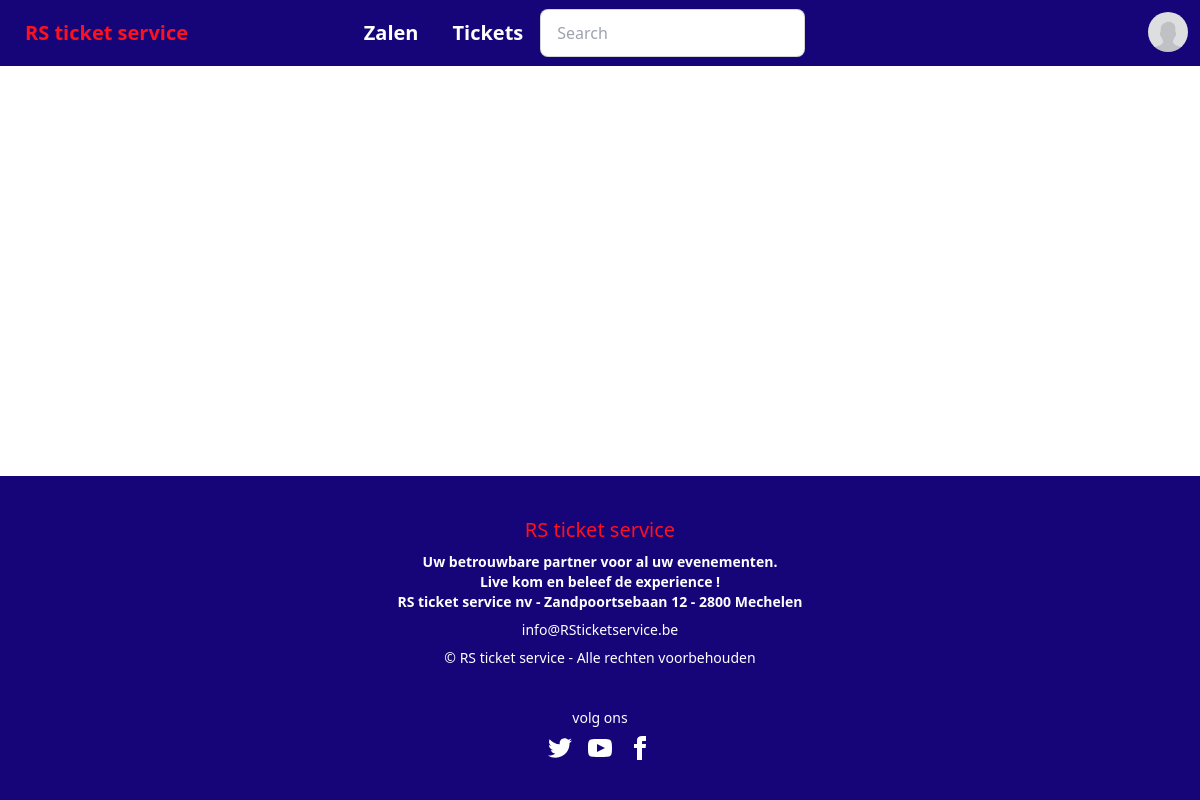
Page /profile/gebruikersProfiel.php (signed in) on the earlier database version.
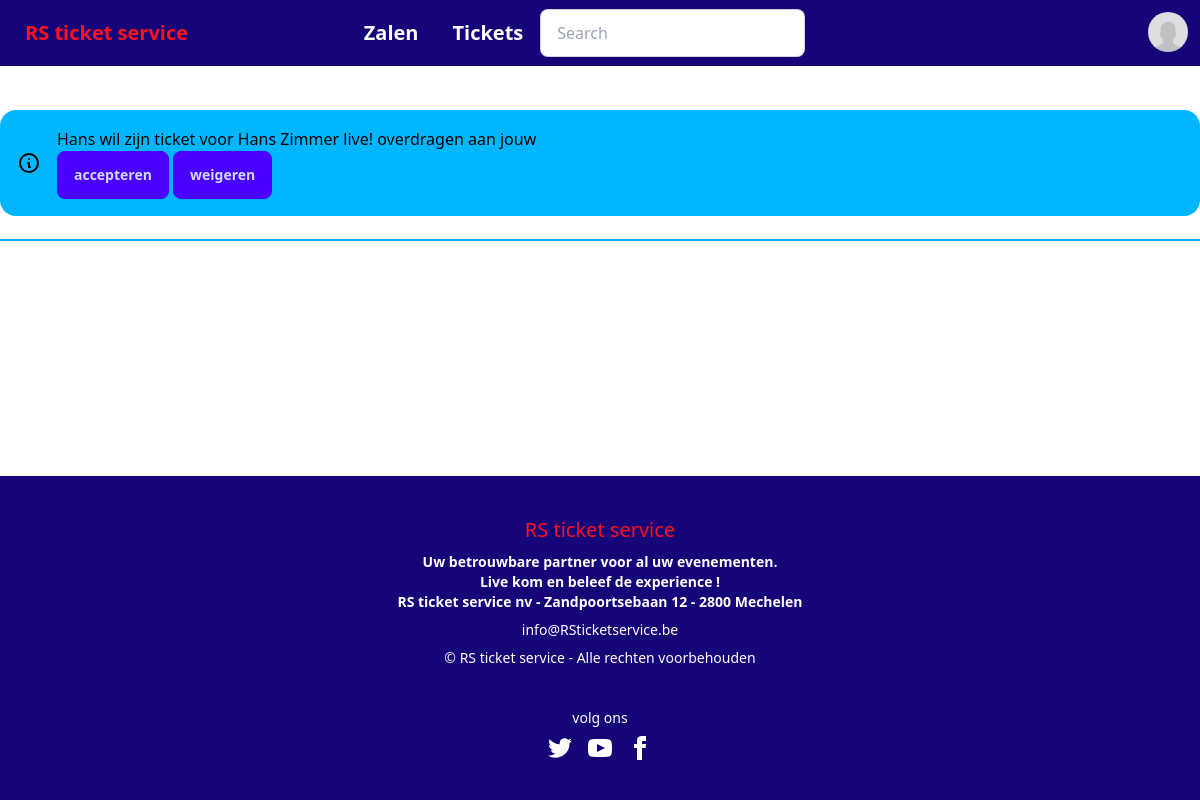
Same page on the later database version.
### tables this page shows
CREATE TABLE `tbloverdraagnotifications` (
  `overdragerID` int(11) NOT NULL,
  `ontvangerID` int(11) NOT NULL,
  `evenementID` int(11) NOT NULL,
  `ticketID` int(11) NOT NULL,
  `notificatieID` int(11) NOT NULL
);

CREATE TABLE `users` (
  `id` int(11) NOT NULL,
  `username` varchar(50) NOT NULL,
  `email` varchar(100) NOT NULL,
  `password` varchar(100) NOT NULL,
  `firstname` varchar(50) NOT NULL,
  `lastname` varchar(50) NOT NULL,
  `function` int(11) NOT NULL,
  `profilePicture` text NOT NULL,
  `updatedAt` timestamp NOT NULL DEFAULT current_timestamp() ON UPDATE current_timestamp(),
  `createdAt` timestamp NOT NULL DEFAULT current_timestamp()
);

CREATE TABLE `evenementen` (
  `evenementID` int(11) NOT NULL,
  `naam` mediumtext NOT NULL,
  `datum` datetime NOT NULL DEFAULT current_timestamp() ON UPDATE current_timestamp(),
  `aantalTickets` int(11) NOT NULL,
  `beschrijving` text NOT NULL,
  `afbeelding` mediumtext NOT NULL,
  `zaalID` int(11) NOT NULL,
  `userID` int(11) NOT NULL,
  `weergeven` int(11) NOT NULL
);

### functions/userfunctions.php (called while the page is built, shortened)
<?php
function getProfilePicture($mysqli, $gebruikerid) {
    $resultaat = $mysqli->query("SELECT profilePicture FROM users WHERE id= ".$gebruikerid."");
    return (($resultaat->num_rows == 0)?false:$resultaat->fetch_assoc());
}
?>

### ticketOverdragenMessage.php (the view, shortened to what this page needs)
<?php
include $_SERVER['DOCUMENT_ROOT'] . "/connect/connect.php";
?>
<!DOCTYPE html>
<html>
<head>
</head>
<body>
    <div class="flex flex-col w-full">
        <br> <div role="alert" class="alert alert-info">
             <svg xmlns="http://www.w3.org/2000/svg" fill="none" viewBox="0 0 24 24" class="stroke-current shrink-0 w-6 h-6"><path stroke-linecap="round" stroke-linejoin="round" stroke-width="2" d="M13 16h-1v-4h-1m1-4h.01M21 12a9 9 0 11-18 0 9 9 0 0118 0z"></path></svg>
             <span>
                <?php
                    $query = ("SELECT *  FROM tbloverdraagnotifications WHERE ontvangerID =".$_SESSION["gebruikersid"]);
                    $resultaat = $mysqli -> query($query);
                    foreach ($resultaat as $notificationData);
                    $queryGebruiker = ("SELECT * FROM users WHERE id=" .$notificationData["overdragerID"]);
                    $resultaat = $mysqli -> query($queryGebruiker);
                    foreach ($resultaat as $gebruikerData);
                    $queryTicket = ("SELECT * FROM evenementen WHERE evenementID =" .$notificationData["evenementID"]);
                    $resultaat = $mysqli -> query($queryTicket);
                    foreach ($resultaat as $evenementData);
                    echo $gebruikerData["username"]. " wil zijn ticket voor ".$evenementData["naam"]." overdragen aan jouw";
                ?>
                <form method="post" action="ticketOverdragenMessage.php">
                <button name="accepteer"  class="btn btn-primary">accepteren</button>
                <button name="weigeren"  class="btn btn-primary">weigeren</button>
                </form>
            </span>
        </div>
        <div class="divider divider-info"></div>
      </div>
</body>
</html>

### components/navbar.php (shortened to what this page needs)
<?php
include $_SERVER['DOCUMENT_ROOT'] . "/fetch/util.php";
include $_SERVER['DOCUMENT_ROOT'] . "/functions/userfunctions.php";
?>
<!DOCTYPE html>
<html>
<head>
    <link href="https://cdn.jsdelivr.net/npm/daisyui@4.7.2/dist/full.css" rel="stylesheet" type="text/css" />
    <script src="https://cdn.tailwindcss.com"></script>
</head>
<body>
<div class="navbar bg-[#150578]" style="margin-bottom: 20px;">
  <div class="flex-1 text-[#FF101F]">
    <a class="btn btn-ghost normal-case text-xl " href="../index.php">RS ticket service</a>
  </div>
  <div class="flex-auto text-[#FDFFFF]">
    <a class="btn btn-ghost normal-case text-xl " href="../main_page/zalen.php">Zalen</a>
    <a class="btn btn-ghost normal-case text-xl " href="../index.php">Tickets</a>
    <div class="form-control">
    <form action="/components/search.php" method="get" class="form-control w-full relative">
      <input type="text" name="search" placeholder="Search" class="input input-bordered w-24 md:w-auto text-black"/>
    </form>
    </div>
</div>
    <?php
   echo ' <div class="dropdown dropdown-end">';
   if (isset($_SESSION["user"])) {
       echo'
      <label tabindex="0" class="btn btn-ghost btn-circle avatar">
       <div class="w-10 rounded-full">';
        $gebruikersid = $_SESSION["gebruikersid"];
        $data = getProfilePicture($mysqli,$gebruikersid);
        foreach($data as $value){
        if (empty($value)) {
          echo '<img src="../img/accountPictures/no_profile_picture.jpg"/>';
        } else {
          echo '<img src="../img/accountPictures/'.$value.'"/>';
        }
      }
        echo'
        </div>
      </label>
      <ul tabindex="0" class="mt-3 z-[1] p-2 shadow menu menu-sm dropdown-content bg-base-100 rounded-box w-52">
        <li><a href="../profile/gegevens_aanpassen.php">Profiel</a>
        <li><a href="../profile/logout.php">Uitloggen</a></li>';
        }
        ?>
      </ul>
    </div>
</div>
</body>
</html>
<?php
if (isset($_SESSION["gebruikersid"])) {
 $userid = $_SESSION["gebruikersid"];
 $query = "SELECT * FROM tbloverdraagnotifications WHERE ontvangerID = ".$_SESSION["gebruikersid"];
 $resultaat = $mysqli -> query($query);
 foreach ($resultaat as $notification) {
  if ($notification["ontvangerID"] == $userid) {
  include $_SERVER['DOCUMENT_ROOT'] . "../ticketOverdragenMessage.php";
  }
  }
}
?>

Differences in the rows shown:
added tbloverdraagnotifications: users.username "Hans", evenementID.naam "Hans Zimmer live!"
